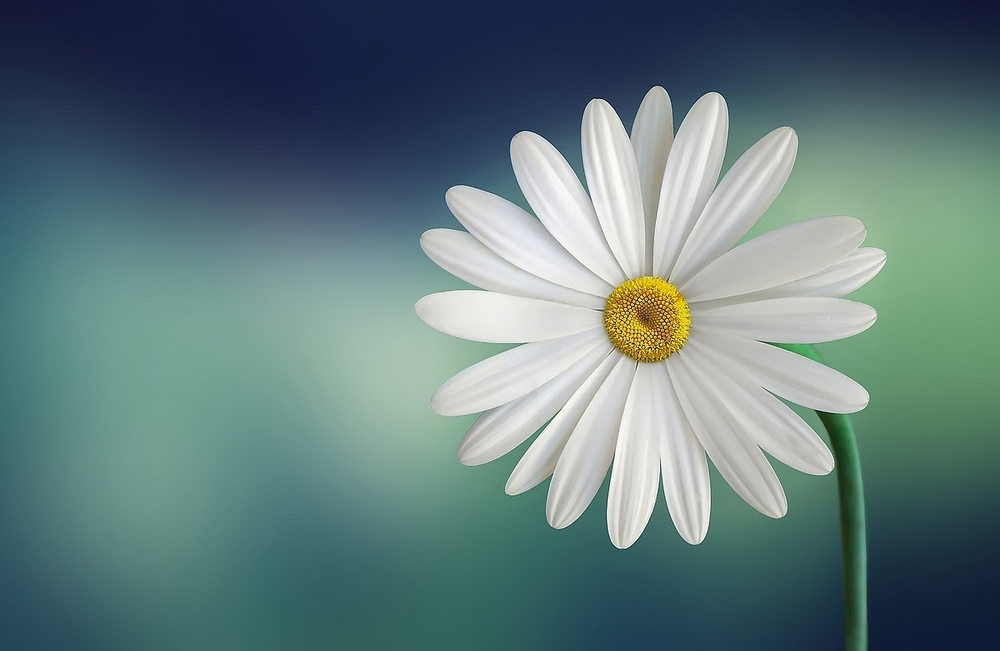
#> input picture test.jpg, 1000 x 651 px, shrunk from 1280 x 833 before the run
$ python test_youssra.py
#> lines starting #> are read from the running program, lines starting #| are printed output that depends on the picture; after the words box and inside, x2 and y2 are one past the last pixel; in counts of white or black regions, pixels touching at a corner belong together
### morphology_engine.py
"""
# Shared Module: Morphological Operations
Purpose: Morphological operations from scratch.
"""

import numpy as np
from numpy.lib.stride_tricks import sliding_window_view

# Author: Zeyad Khaled
# [17 lines left out: function generate_structuring_element, not called in this run]

# Author: Zeyad Khaled
def erode(image_array, structuring_element):
    """
    Performs morphological erosion using a specified structuring element (SE).

    Clinical Relevance:
        Erosion strips away the outermost layer of pixels from binary objects. It is used to
        clean up 'salt' noise (small white artifacts) from thresholded masks, separate touching
        tumors, or shrink segmented regions to ensure we are strictly within tissue boundaries.

    Implementation Details:
        - The SE defines the neighborhood. If all pixels under the SE are foreground, the
          center pixel is kept; otherwise it becomes background.
    """
    is_uint8 = image_array.dtype == np.uint8
    bool_array = image_array > 127 if is_uint8 else image_array.astype(bool)

    k_h, k_w = structuring_element.shape
    pad_h = k_h // 2
    pad_w = k_w // 2

    padded = np.pad(bool_array, ((pad_h, pad_h), (pad_w, pad_w)), constant_values=True)
    windows = sliding_window_view(padded, (k_h, k_w))

    se_sum = structuring_element.sum()
    match = np.sum(windows & structuring_element, axis=(2, 3))
    output_bool = (match == se_sum)

    return (output_bool * 255).astype(np.uint8) if is_uint8 else output_bool

# Author: Zeyad Khaled
def dilate(image_array, structuring_element):
    """
    Performs morphological dilation using a specified structuring element (SE).

    Clinical Relevance:
        Dilation adds a layer of pixels to the boundaries of binary objects. It is used to
        clean up 'pepper' noise (small black holes inside foreground objects), bridge gaps in
        fractured bone scans, or expand segmented regions.

    Implementation Details:
        - The SE defines the neighborhood. If any pixel under the SE is foreground, the
          center pixel becomes foreground.
    """
    is_uint8 = image_array.dtype == np.uint8
    bool_array = image_array > 127 if is_uint8 else image_array.astype(bool)

    k_h, k_w = structuring_element.shape
    pad_h = k_h // 2
    pad_w = k_w // 2

    padded = np.pad(bool_array, ((pad_h, pad_h), (pad_w, pad_w)), constant_values=False)
    windows = sliding_window_view(padded, (k_h, k_w))

    match = np.any(windows & structuring_element, axis=(2, 3))

    return (match * 255).astype(np.uint8) if is_uint8 else match

# Author: Youssra Hatem
def apply_threshold(image_array, threshold_value):
    """Binarizes the image based on a threshold."""
    # TODO (Youssra): Implement slider binarization and compound logic calling Zeyad's base functions
    # Ensure input is numpy array
    image_array = np.array(image_array)

    # Create output array
    binary_image = np.zeros_like(image_array, dtype=np.uint8)

    # Apply threshold
    rows, cols = image_array.shape
    for i in range(rows):
        for j in range(cols):
            if image_array[i, j] > threshold_value:
                binary_image[i, j] = 255
            else:
                binary_image[i, j] = 0

    return binary_image

# Author: Youssra Hatem
def opening(image_array, structuring_element):
    """Performs morphological opening."""
    # TODO (Youssra): Implement slider binarization and compound logic calling Zeyad's base functions

    # Step 1: Erosion
    eroded = erode(image_array, structuring_element)

    # Step 2: Dilation
    opened = dilate(eroded, structuring_element)

    return opened

# Author: Youssra Hatem
def closing(image_array, structuring_element):
    """Performs morphological closing."""
    # TODO (Youssra): Implement slider binarization and compound logic calling Zeyad's base functions

    # Step 1: Dilation
    dilated = dilate(image_array, structuring_element)

    # Step 2: Erosion
    closed = erode(dilated, structuring_element)

    return closed

# [22 lines left out: function extract_boundary, not called in this run]

### test_youssra.py
import numpy as np
import matplotlib.pyplot as plt
from PIL import Image

from morphology_engine import apply_threshold, opening, closing

# Load image
img = Image.open("test.jpg").convert('L')
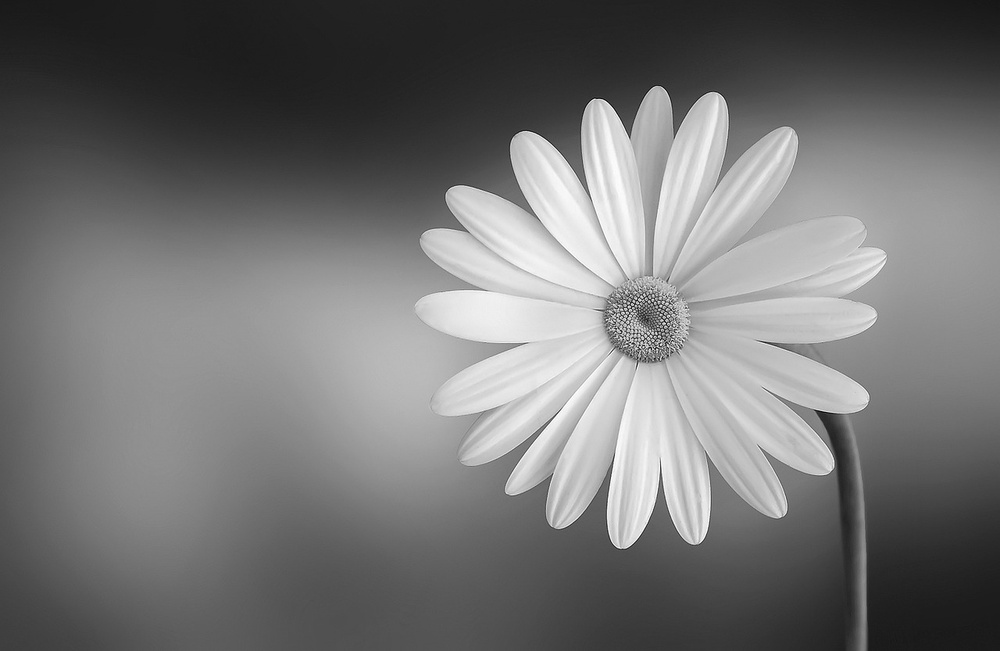
#> img: PIL image 1000x651 L; min 5, max 255, mean 115.1
img = np.array(img)

# Step 1: Threshold
binary = apply_threshold(img, 128)
#> after the loop in apply_threshold, `for i in range(rows):`:
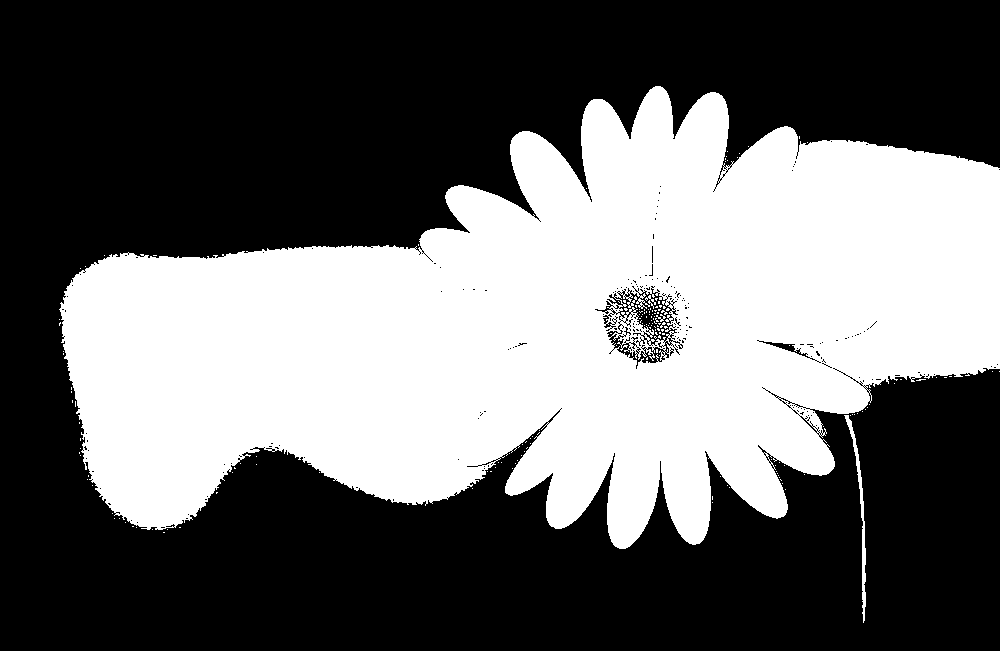
#> binary_image: shape (651, 1000); 40.7% white; 173 white regions (169 under 20 px), largest, box (x1, y1, x2, y2) and area: (59, 86, 1000, 549) 263782, (844, 415, 866, 623) 689, (645, 295, 656, 305) 31, (656, 314, 666, 322) 30

# FIX: ensure proper types
binary = binary.astype(np.bool_)


# Step 2: Structuring Element
SE = np.ones((3,3))
SE = SE.astype(np.bool_)

print(binary.dtype, SE.dtype)
#| bool bool
# Step 3: Opening & Closing
open_img = opening(binary, SE)
#> in erode, `padded = np.pad(bool_array, ((pad_h, pad_h), (pad_w, pad_w)), constant..`: padded: shape (653, 1002) bool; 41% white; 172 white regions (168 under 20 px), largest, box (x1, y1, x2, y2) and area: (0, 0, 1002, 653) 267089, (845, 416, 867, 624) 689, (646, 296, 657, 306) 31, (657, 315, 667, 323) 30
#> in erode, `match = np.sum(windows & structuring_element, axis=(2, 3))`:
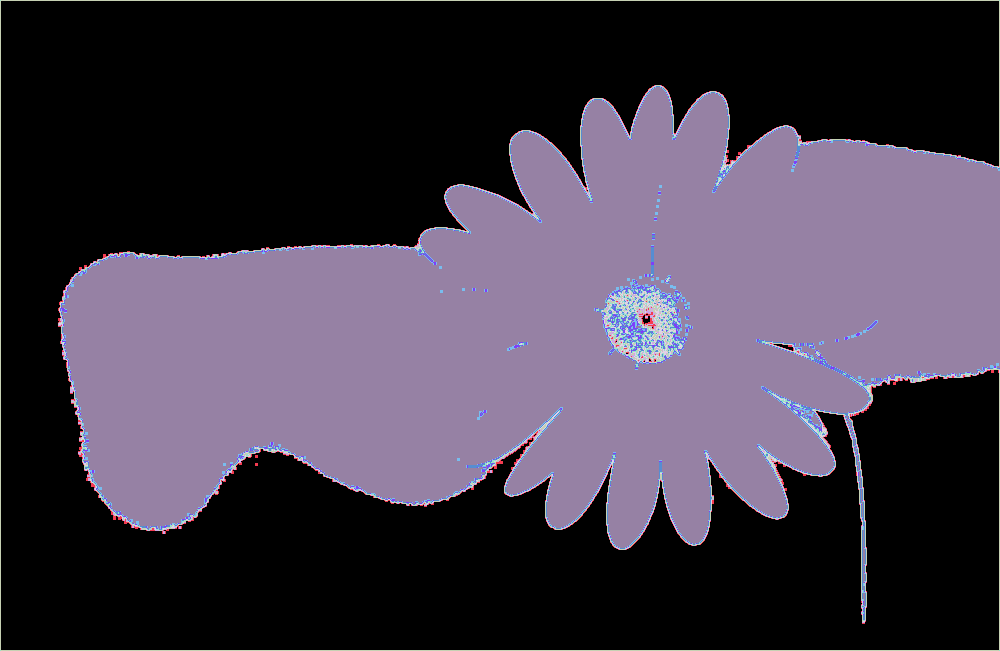
#> match: shape (651, 1000) int64; 10 distinct labels, from 0 to 9; one colour per label, 0 black
#> in erode, `output_bool = (match == se_sum)`:
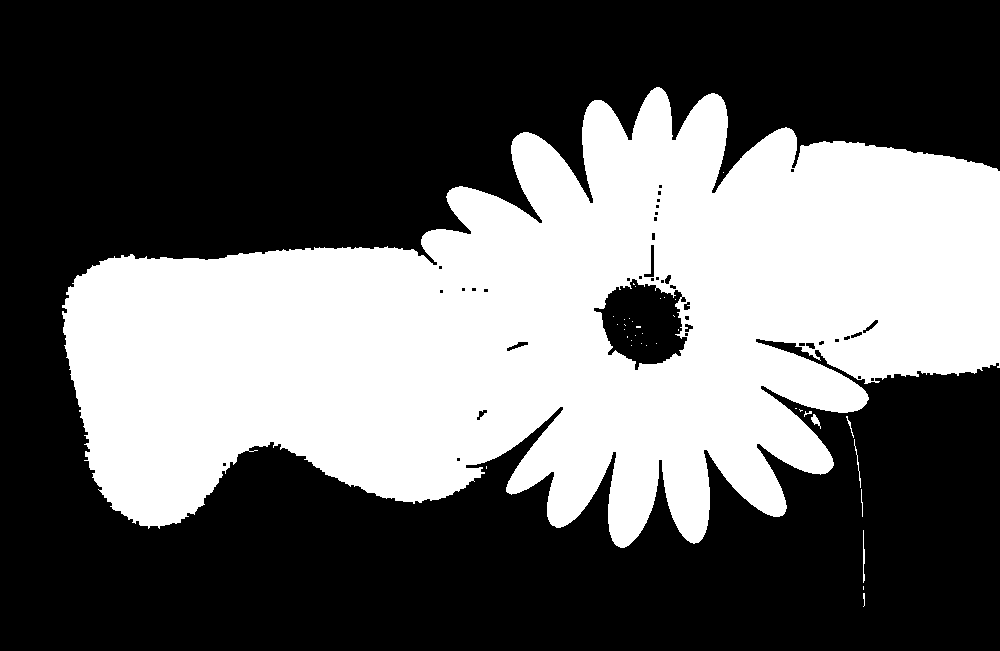
#> output_bool: shape (651, 1000) bool; 39% white; 36 white regions (28 under 20 px), largest, box (x1, y1, x2, y2) and area: (62, 87, 1000, 548) 253650, (863, 530, 865, 583) 75, (811, 414, 821, 429) 63
#> in dilate, `padded = np.pad(bool_array, ((pad_h, pad_h), (pad_w, pad_w)), constant..`: padded: shape (653, 1002) bool; 38.8% white; 36 white regions (28 under 20 px), largest, box (x1, y1, x2, y2) and area: (63, 88, 1001, 549) 253650, (864, 531, 866, 584) 75, (812, 415, 822, 430) 63
#> in dilate, `match = np.any(windows & structuring_element, axis=(2, 3))`: match: shape (651, 1000) bool; 40.2% white; 25 white regions (19 under 20 px), largest, box (x1, y1, x2, y2) and area: (61, 86, 1000, 549) 260469, (845, 415, 864, 518) 361, (794, 407, 822, 430) 208, (862, 529, 866, 584) 191, (862, 592, 866, 608) 58, (635, 325, 642, 329) 28
close_img = closing(binary, SE)
#> in dilate (call 2), `match = np.any(windows & structuring_element, axis=(2, 3))`: match: shape (651, 1000) bool; 42.2% white; 3 white regions (2 under 20 px), largest, box (x1, y1, x2, y2) and area: (58, 85, 1000, 624) 274420
#> in erode (call 2), `padded = np.pad(bool_array, ((pad_h, pad_h), (pad_w, pad_w)), constant..`:
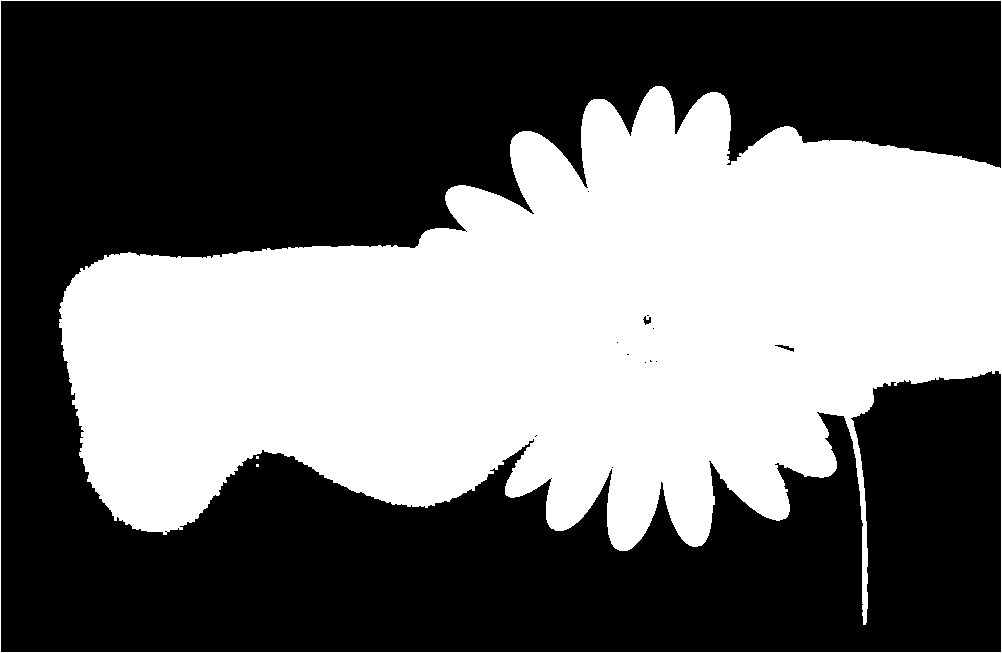
#> padded: shape (653, 1002) bool; 42.4% white; 3 white regions (2 under 20 px), largest, box (x1, y1, x2, y2) and area: (0, 0, 1002, 653) 277726
#> in erode (call 2), `match = np.sum(windows & structuring_element, axis=(2, 3))`:
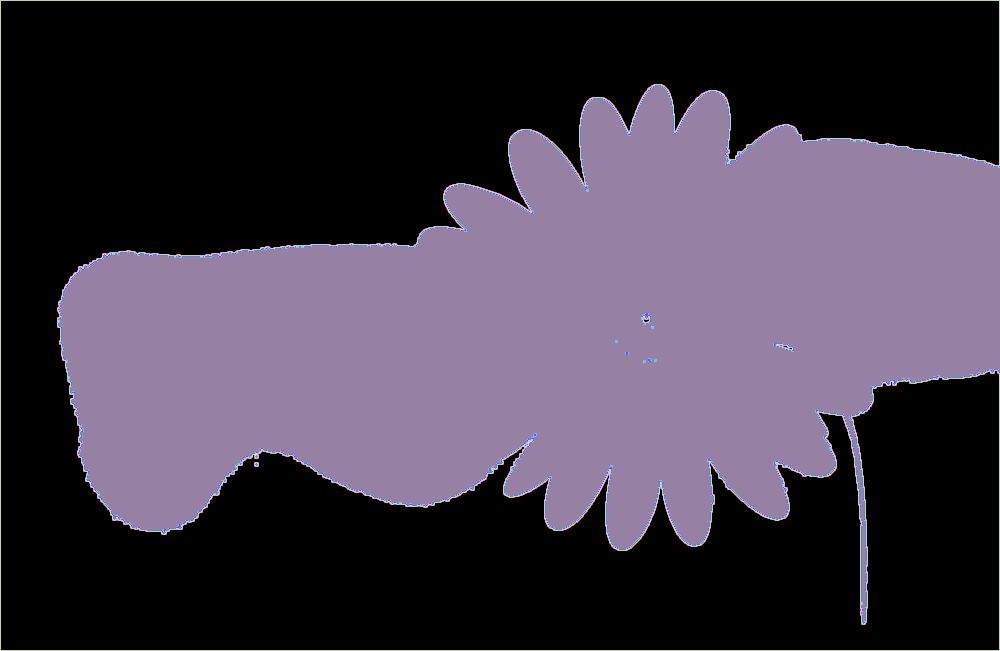
#> match: shape (651, 1000) int64; 10 distinct labels, from 0 to 9; one colour per label, 0 black
#> in erode (call 2), `output_bool = (match == se_sum)`:
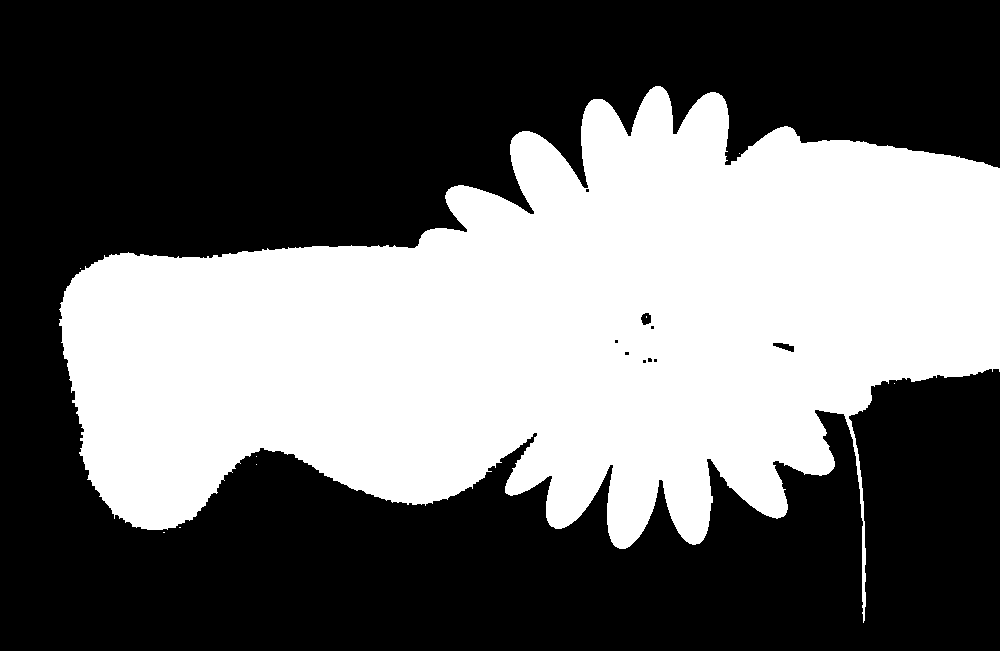
#> output_bool: shape (651, 1000) bool; 41.4% white; 9 white regions (8 under 20 px), largest, box (x1, y1, x2, y2) and area: (59, 86, 1000, 623) 269336

# Display
plt.figure(figsize=(10,8))

plt.subplot(2,2,1)
plt.imshow(img, cmap='gray')
plt.title("Original")

plt.subplot(2,2,2)
plt.imshow(binary, cmap='gray')
plt.title("Binary")

plt.subplot(2,2,3)
plt.imshow(open_img, cmap='gray')
plt.title("Opening")

plt.subplot(2,2,4)
plt.imshow(close_img, cmap='gray')
plt.title("Closing")

plt.show()
